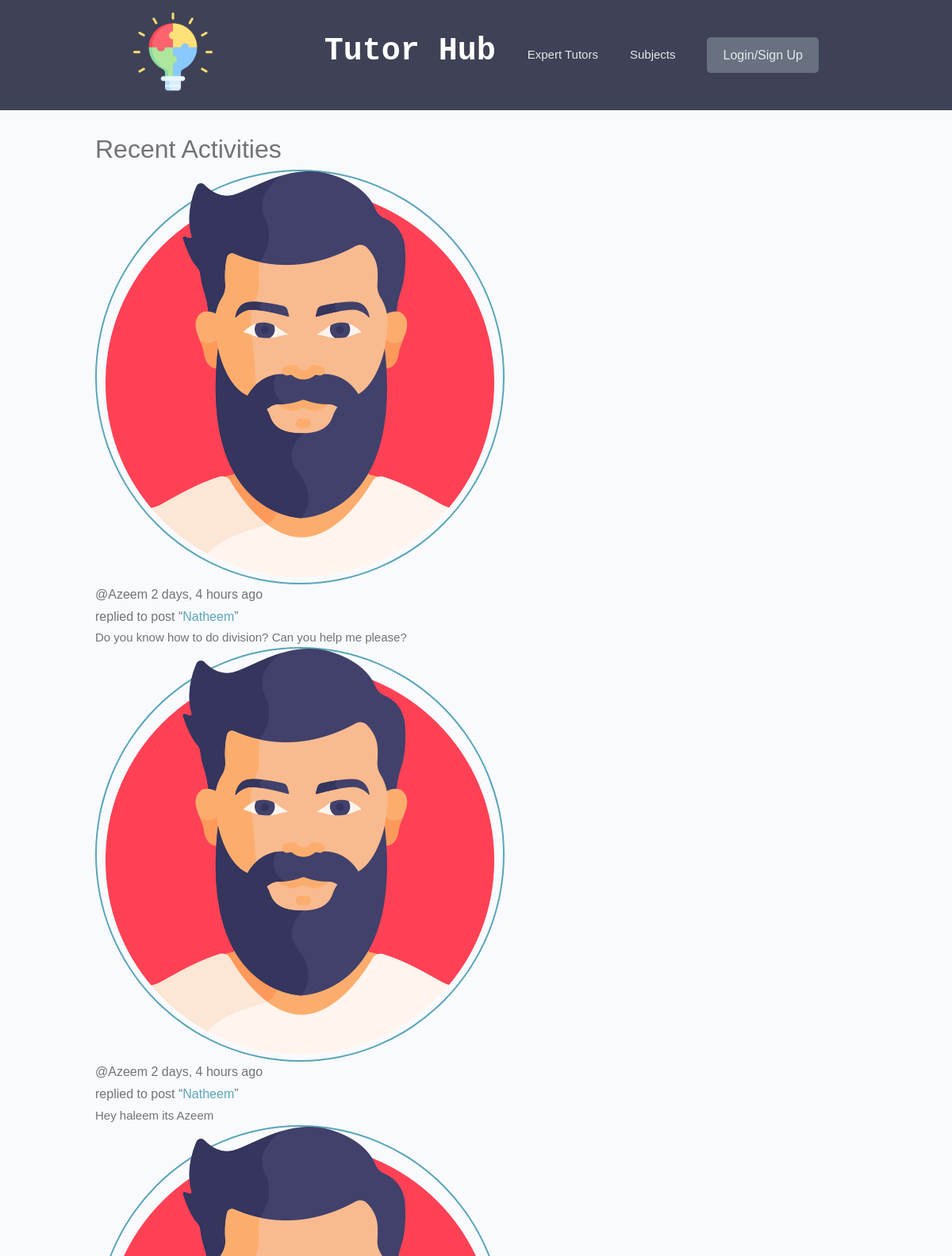
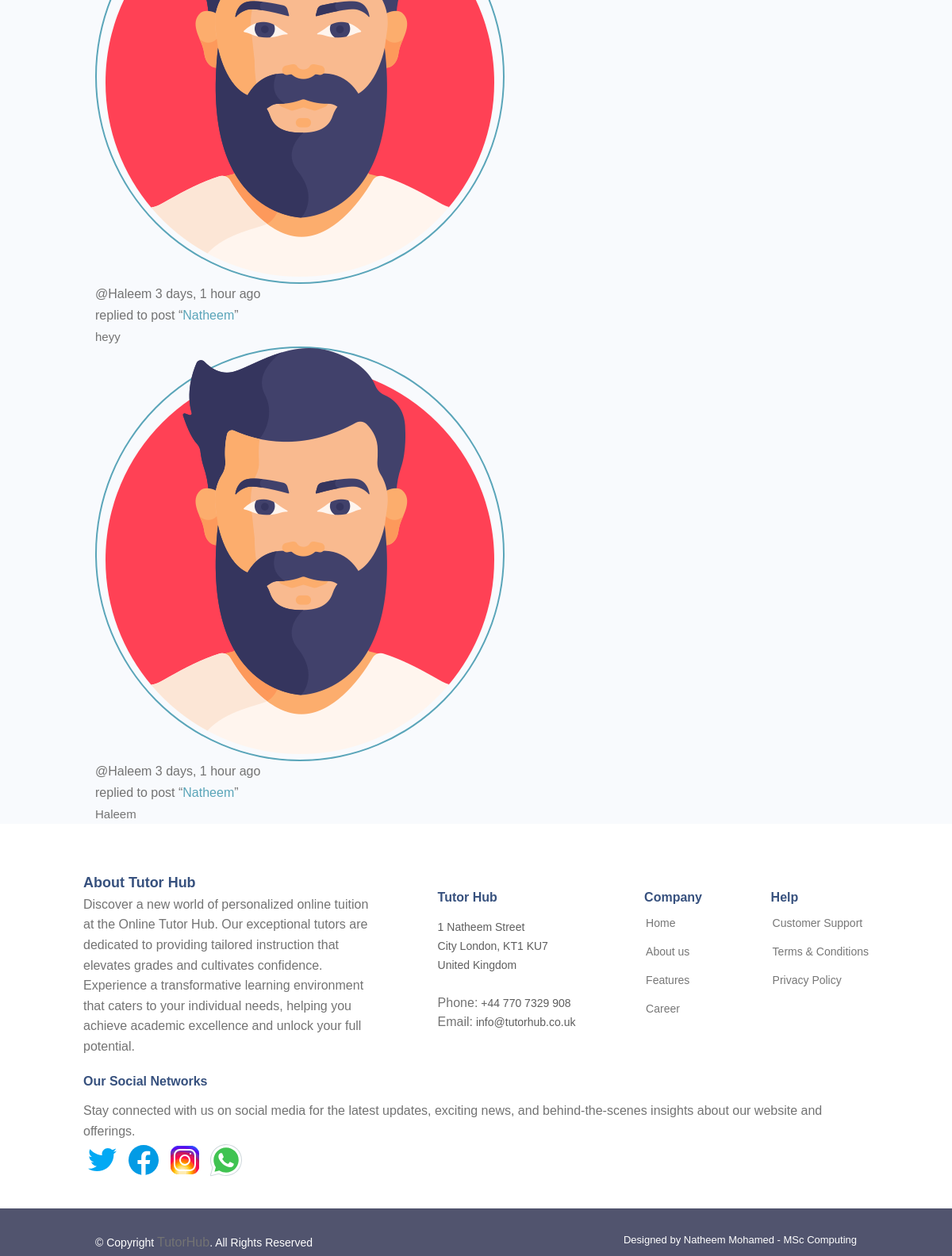
The page /activity/ on the database as committed earlier (2 pictures, top to bottom).
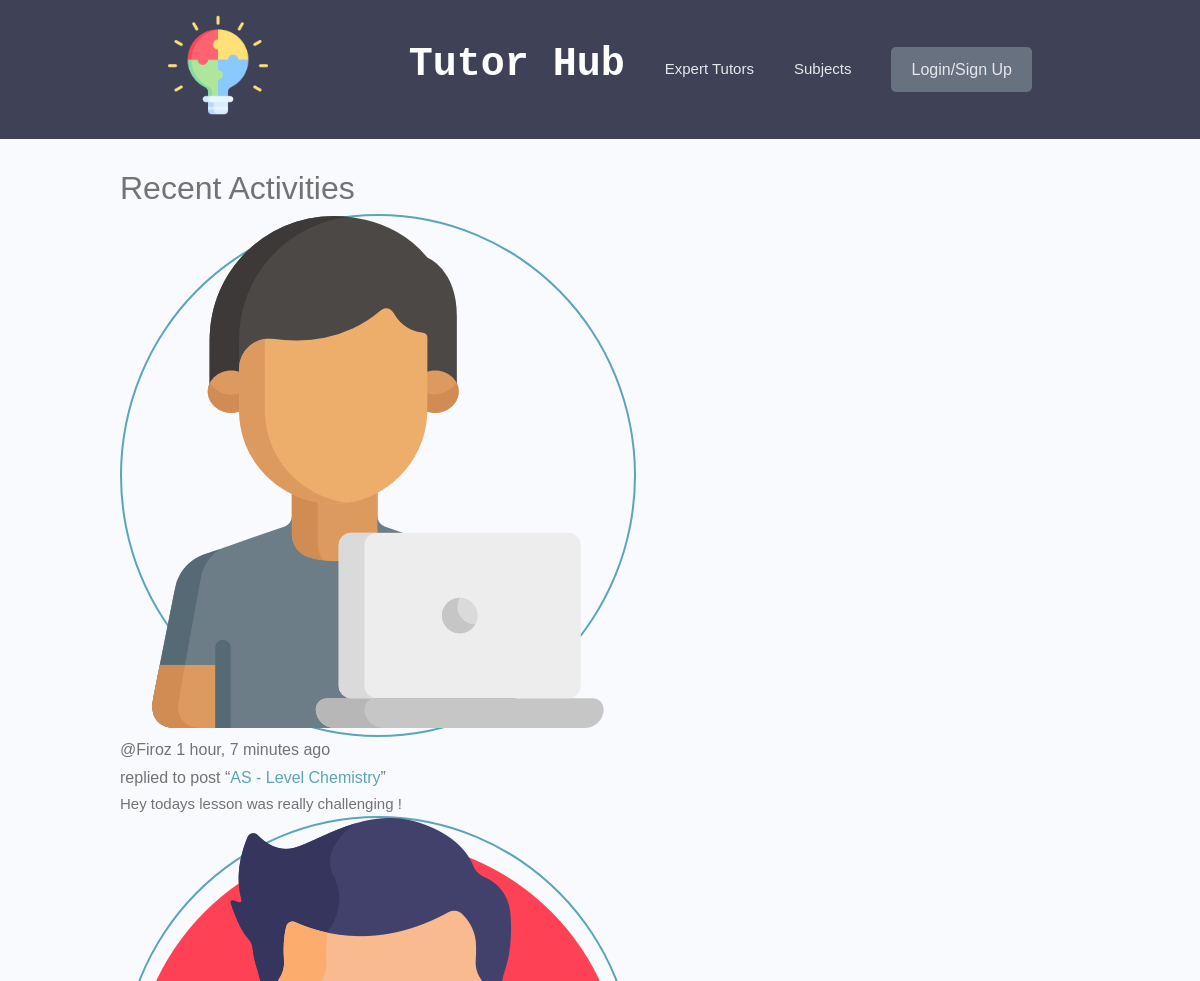
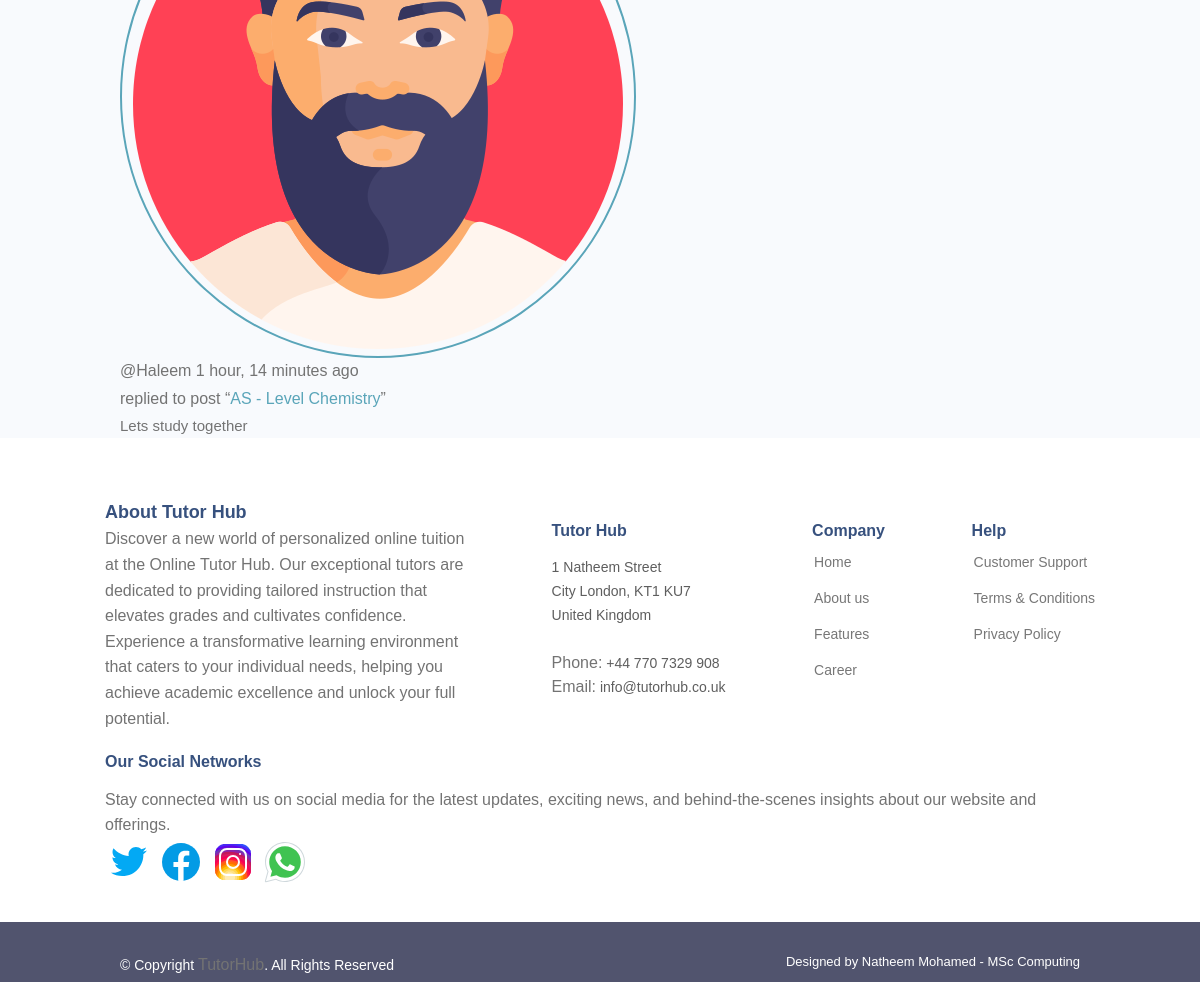
The same page on the database as committed later (2 pictures, top to bottom).
### chat/models.py (models this page shows, shortened)
class ChatMessage(models.Model):
    user = models.ForeignKey(StudentProfile, on_delete=models.CASCADE)
    room = models.ForeignKey(Room, on_delete=models.CASCADE)
    body = models.TextField()
    updated = models.DateTimeField(auto_now=True)
    created = models.DateTimeField(auto_now_add=True)
    class Meta:
        ordering = ['-updated', '-created']

class Room(models.Model):
    host = models.ForeignKey(StudentProfile, on_delete=models.SET_NULL, null=True)
    topic = models.ForeignKey(Topic, on_delete=models.SET_NULL, null=True)
    name = models.CharField(max_length=200)
    description = models.TextField(null=True, blank=True)
    participants = models.ManyToManyField(StudentProfile, related_name='participants', blank=True)
    updated = models.DateTimeField(auto_now=True)
    created = models.DateTimeField(auto_now_add=True)
    class Meta:
        ordering = ['-updated', '-created']
    def __str__(self):
        return self.name

### userprofile/models.py (models this page shows)
class StudentProfile(models.Model):
    user = models.OneToOneField(settings.AUTH_USER_MODEL, on_delete=models.CASCADE,
                                       null=True, blank=True)
    email = models.EmailField(max_length=500, blank=False, null=True)
    username = models.CharField(max_length=200, blank=False, null=True)
    name = models.CharField(max_length=200, blank=False, null=True)
    first_name = models.CharField(max_length=300, blank=False, null=True)
    last_name = models.CharField(max_length=300, blank=True, null=True)
    short_goal = models.CharField(max_length=200, blank=True, null=True)
    bio = models.TextField(blank=True, null=True)
    EDUCATION_LEVEL = (
        ('Year 7', 'Year 7 KS3'),
        ('Year 8', 'Year 8 KS3'),
        ('Year 9', 'Year 9 KS3'),
        ('Year 10', 'Year 10 KS4'),
        ('Year 11', 'Year 11 KS4'),
        ('Year 12', 'Year 12 KS5'),
        ('Year 13', 'Year 13 KS5'),
    )
    Year_group = models.CharField(max_length=200, choices=EDUCATION_LEVEL)
    interested_subjects = models.ManyToManyField('MainSubjSkill',blank=True)
    profile_image = models.ImageField(null=True, blank=True, upload_to='student-profile-img/',
                                      default="defaultprofileimg/studentdefault.png")
    created = models.DateTimeField(auto_now_add=True)
    id = models.UUIDField(default=uuid.uuid4, unique=True, primary_key=True, editable=False)
    parent_name = models.CharField(max_length=150, blank=True, null=True)
    parent_email = models.EmailField(max_length=500, blank=True, null=True)
    parent_phone = models.CharField(max_length=20, blank=True, null=True)
    parent_pro_image = models.ImageField(null=True, blank=True, upload_to='student-parent-profile-img/',
                                      default="defaultprofileimg/parentm.png")
    PREFERRED_AVAILABILITY_CHOICES = [
        ('Weekday mornings', 'Weekday mornings'),
        ('Weekday afternoons', 'Weekday afternoons'),
        ('Weekday evenings', 'Weekday evenings'),
        ('Weekends mornings', 'Weekends mornings'),
        ('Weekends afternoons', 'Weekends afternoons'),
        ('Weekends evenings', 'Weekends evenings'),
    ]
    preferred_availability = models.CharField(
        max_length=100, choices=PREFERRED_AVAILABILITY_CHOICES, blank=True, null=True
    )
    def __str__(self):
        return str(self.username)

### chat/views.py (the view)
# urls.py: path('activity/', views.activityPage, name="activity"),
def activityPage(request):
     room_messages = ChatMessage.objects.all()
     return render(request, 'chat/activity.html', {'room_messages': room_messages})

### chat/templates/chat/activity.html (shortened to what this page needs)
{% extends 'main.html'%}
{% block content %}
<main class="layout">
  <div class="container">
    <div class="layout__box">
      <div class="layout__boxHeader">
        <div class="layout__boxTitle">
          <h3>Recent Activities</h3>
        </div>
      </div>
      <div class="activities-page layout__body">
        {% for message in room_messages %}
        <div class="activities__box">
          <div class="activities__boxHeader roomListRoom__header">
            <a
              href="{% url 'studentchat-profile' message.user.id %}"
              class="roomListRoom__author"
            >
              <div class="avatar avatar--small">
                <img src="{{message.user.profile_image.url}}" />
              </div>
              <p>
                @{{message.user|capfirst}}
                <span>{{message.created|timesince}} ago</span>
              </p>
            </a>
          </div>
          <div class="activities__boxContent">
            <p>
              replied to post “<a href="{% url 'room' message.room.id %}"
                >{{message.room}}</a
              >”
            </p>
            <div class="activities__boxRoomContent">{{message.body}}</div>
          </div>
        </div>
        {% endfor %}
      </div>
    </div>
  </div>
</main>
{% endblock content %}

### templates/main.html (shortened to what this page needs)
<!DOCTYPE html>
{% load static  %}
<html>
<head>
     <link rel="stylesheet" href="{% static 'styles/main-styles.css' %}" />
    <link rel='stylesheet' type='text/css' href="{% static 'styles/main.css' %}"/>
</head>
<body>
    {% include 'navbar.html' %}
    {% block content  %}
    {% endblock content %}
    {% include 'footer1.html' %}
</body>
</html>

### templates/navbar.html (shortened to what this page needs)
{% load static %}
<header class="header">
    <div class="container container--narrow">
      <a class="header__logo" href="{% url 'subjects' %}" > <img src="{% static 'images/main-logo/puzzle1.png'%}" alt="TutorHub Logo" />
      </a>
      <nav class="header__nav">
        <ul class="header__menu">
          <h2 class="header__logo__name">Tutor Hub</h2>
          <li class="header__menuItem"><a href="{% url 'tutor-profiles'  %}">Expert Tutors</a></li>
          <li class="header__menuItem"><a href="{% url 'subjects' %}">Subjects </a></li>
          {% if request.user.is_authenticated %}
            {% if request.user.user_type == 'tutor' %}
            <li class="header__menuItem"><a href="{% url 'inbox' %}">Inbox </a></li>
                <li class="header__menuItem dropdown">
                    <a href="#"  class="btn btn--sub1">Account</a>
                    <ul class="dropdown-menutut">
                        <li><a href="{% url 'tutor-account' %}">Tutor Account</a></li>
                        <li><a href="{% url 'logout' %}">Logout</a></li>
                    </ul>
                </li>
            {% else %}
            <li class="header__menuItem"><a href="{% url 'inbox' %}">Inbox </a></li>
                <li class="header__menuItem dropdown">
                    <a href="#" class="btn btn--sub1">Account</a>
                    <ul class="dropdown-menustu">
                        <li><a href="{% url 'student-profiles' %}">Fellow Peers</a></li>
                        <li><a href="{% url 'student-account' %}">Student Account</a></li>
                        <li><a href="{% url 'logout' %}" >Logout</a></li>
                    </ul>
                </li>
            {% endif %}
            <li class="header__menuItem"><a style="color: rgb(247, 246, 246);">Welcome, {{request.user.first_name|capfirst}}</a></li>
          {% else %}
              <li class="header__menuItem dropdown">
                <a href="#"  class="btn btn--sub1">Login/Sign Up</a>
             </li>
          {% endif %}
        </ul>
      </nav>
    </div>
  </header>

### templates/footer1.html (shortened to what this page needs)
{% load static %}
 <footer id="footer">
    <div class="footer-top">
      <div class="container">
        <div class="row">
          <div class="footer-about">
                <h5>About Tutor Hub</h5>
                <p>Discover a new world of personalized online tuition at the Online Tutor Hub. Our exceptional tutors are dedicated to providing tailored instruction that elevates grades and cultivates confidence. Experience a transformative learning environment that caters to your individual needs, helping you achieve academic excellence and unlock your full potential.</p>
          </div>
          <div class="footer-contact">
            <h4>Tutor Hub</h4>
            <p>
              1 Natheem Street <br>
              City London, KT1 KU7<br>
              United Kingdom <br><br>
              <strong>Phone:</strong> +44 770 7329 908<br>
              <strong>Email:</strong> info@tutorhub.co.uk<br>
            </p>
          </div>
          <div class="footer-links">
            <h4>Company</h4>
            <ul>
              <li> <a href="#">Home</a></li>
              <li> <a href="#">About us</a></li>
              <li> <a href="#">Features</a></li>
              <li> <a href="#">Career</a></li>
            </ul>
          </div>
          <div class="footer-links">
            <h4>Help</h4>
            <ul>
              <li> <a href="#">Customer Support</a></li>
              <li> <a href="#">Terms & Conditions</a></li>
              <li> <a href="#">Privacy Policy</a></li>
          </div>
          <div class="footer-links2">
            <h4>Our Social Networks</h4>
            <p>Stay connected with us on social media for the latest updates, exciting news, and behind-the-scenes insights about our website and offerings.</p>
            <div class="social-links">
                <img src="{% static 'images/footer-socials-logo/twitter.svg' %}" alt="Twitter" <a href=""></a>
                <img src="{% static 'images/footer-socials-logo/facebook.svg' %}" alt="Facebook" <a href=""></a>
                <img src="{% static 'images/footer-socials-logo/instagram.svg' %}" alt="Instagram" <a href=""></a>
                <img src="{% static 'images/footer-socials-logo/whatsapp.svg' %}" alt="Whatsapp" <a href=""></a>
            </div>
          </div>
        </div>
      </div>
    </div>
    <div class="container footer-bottom clearfix">
      <div class="copyright">
        &copy; Copyright <strong><span>TutorHub</span></strong>. All Rights Reserved
      </div>
      <div class="credits">
        Designed by <a href="https://bootstrapmade.com/">Natheem Mohamed - MSc Computing </a>
      </div>
    </div>
  </footer>

### static/styles/main-styles.css (style rules this page uses)
* { margin: 0; padding: 0; box-sizing: border-box; text-rendering: optimizeLegibility; color: inherit; font-size: inherit; }
html { font-size: 50%; }
@media only screen and (min-width: 480px) { html { font-size: 56.25%; } }
@media only screen and (min-width: 1200px) { html { font-size: 62.5%; } }
body { line-height: 1.6; font-weight: 400; font-size: 1.5rem; color: var(--color-text); background-color: var(--color-bg); min-height: 100vh; }
.container { width: 92%; max-width: 165rem; margin: 0 auto; box-sizing: border-box; }
.container--narrow { width: 92%; max-width: 120rem; }
@media screen and (min-width: 1000px) { .container { width: 90%; } }
@media screen and (min-width: 1000px) { .container--narrow { width: 85%; } }
@media screen and (min-width: 1200px) { .container { width: 80%; } }
@media screen and (min-width: 1200px) { .container--narrow { width: 72%; } }
:root { --color-main: #5aa5b9; --color-main-light: #e6faff; --color-sub: #3f4156; --color-sub-light: #51546e; --color-sub-lighter: #ededfd; --color-text: #737373; --color-gray: #8b8b8b; --color-light: #e5e7eb; --color-light-gray: #767676; --color-bg: #f8fafd; --color-white: #fffefd; --color-white-light: #f3f3f3; --color-success: #359e64; --color-success-bg: #def8e8; --color-error: #fc4b0b; --color-error-bg: #fff2ee; --font-base: 'Poppins', arial, helvetica, 'Segoe UI', roboto, ubuntu, sans-serif; --font-monospace: 'Fira Code', 'Courier New', courier, monospace; --font-regular: 300; --font-medium: 500; --font-bold: 700; --generic-shadow: 1px 1px 5px #00000010; --generic-transition: all 0.3s ease-in-out; }
* { font-family: var(--font-base); }
h2 { font-size: 2.6rem; font-weight: var(--font-bold); }
h3 { font-size: 3.2rem; font-weight: var(--font-medium); }
h4 { font-size: 2.8rem; font-weight: var(--font-medium); }
h5 { font-size: 2.4rem; font-weight: var(--font-medium); }
h5, h6 { font-weight: var(--font-regular); }
p, span, strong { font-size: 1.6rem; color: var(--color-text); font-weight: var(--font-regular); }
strong { font-weight: var(--font-medium); }
a { padding-bottom: 2px; text-decoration: none; display: inline-block; color: var(--color-main); font-weight: var(--font-medium); }
.btn { display: inline-block; position: relative; cursor: pointer; background-color: var(--color-light); font-weight: var(--font-medium); color: var(--color-sub); text-decoration: none; padding: 1rem 2rem; border-radius: 0.5rem; border: none; width: -webkit-fit-content; width: -moz-fit-content; width: fit-content; height: -webkit-fit-content; height: -moz-fit-content; height: fit-content; font-size: 1.6rem; outline-width: 0; outline-color: transparent; -webkit-backface-visibility: hidden; backface-visibility: hidden; transition: all 0.3s ease-in-out; }
.btn--sub1 { background-color: #677180; color: var(--color-white); }
.layout { display: flex; flex-flow: row wrap; justify-content: space-between; }
.avatar { border-radius: 50%; border: 2px solid var(--color-main); object-fit: cover; }

Rows that differ between the two databases and show on the page:
removed ChatMessage: user.profile_image (picture), user "Azeem", created "2 days, 4 hours", room "Natheem", body "Do you know how to do division? Can you help me please?"
removed ChatMessage: user.profile_image (picture), user "Azeem", created "2 days, 4 hours", room "Natheem", body "Hey haleem its Azeem"
removed ChatMessage: user.profile_image (picture), user "Haleem", created "3 days, 1 hour", room "Natheem", body "heyy"
removed ChatMessage: user.profile_image (picture), user "Haleem", created "3 days, 1 hour", room "Natheem", body "Haleem"
added ChatMessage: user.profile_image (placeholder picture), user "Firoz", created "1 hour, 7 minutes", room "AS - Level Chemistry", body "Hey todays lesson was really challenging !"
added ChatMessage: user.profile_image (picture), user "Haleem", created "1 hour, 14 minutes", room "AS - Level Chemistry", body "Lets study together"
